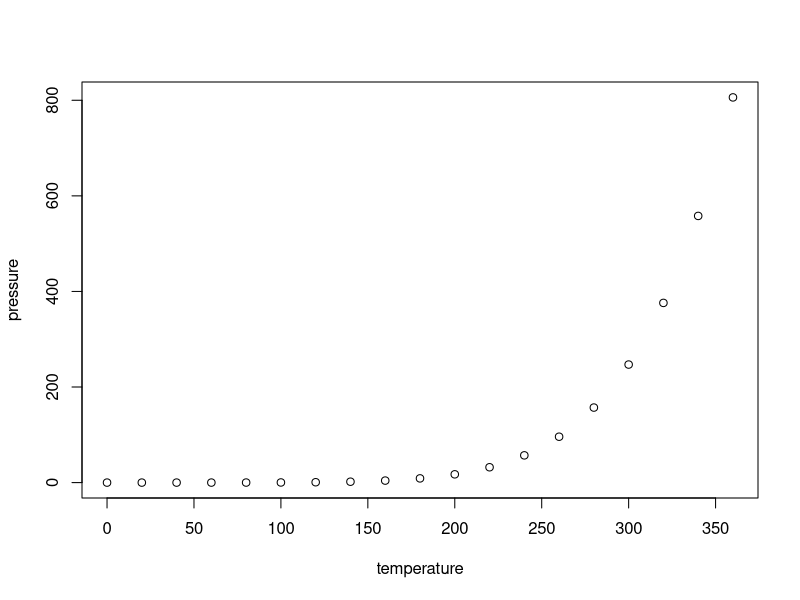
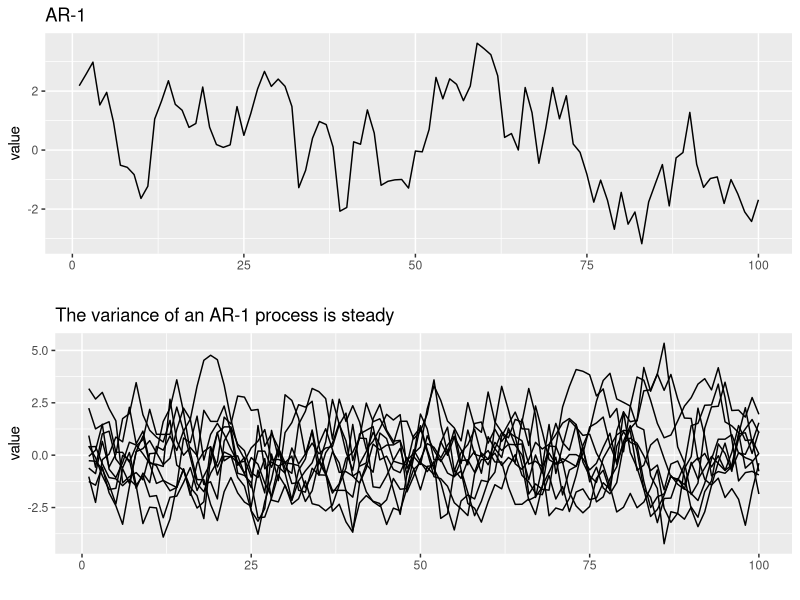

The R script that drew these images, in order:
## ---- chunk 1
knitr::opts_chunk$set(echo = TRUE)
## ---- chunk 2
summary(cars)
## ---- chunk 3
plot(pressure)
## ---- chunk 4
require(ggplot2)
require(reshape2)
require(gridExtra)
TT <- 100
theta <- 0.8
nsim <- 10
ar1 <- as.vector(arima.sim(TT, model=list(ar=theta)))
dat <- data.frame(t=1:TT, y=ar1)
p1 <- ggplot(dat, aes(x=t, y=y)) + geom_line() + 
  ggtitle("AR-1") + xlab("") + ylab("value")
ys <- matrix(0,TT,nsim)
for(i in 1:nsim) ys[,i]=as.vector(arima.sim(TT, model=list(ar=theta)))
ys <- data.frame(ys)
ys$id <- 1:TT

ys2 <- melt(ys, id.var="id")
p2 <- ggplot(ys2, aes(x=id,y=value,group=variable)) +
  geom_line() + xlab("") + ylab("value") +
  ggtitle("The variance of an AR-1 process is steady")
grid.arrange(p1, p2, ncol = 1)
